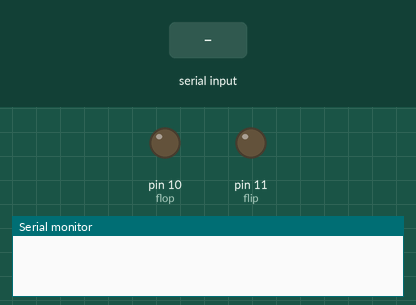
Recording of a sketch running on a simulated Arduino Uno, built with avr-gcc and run on an emulated ATmega328P. Shown: output pins drawn as LEDs (lit = HIGH), the last lines printed to the serial monitor. Dashed ring = blinking. Inputs (shaded band) come from the test bench.

Above: at 1.2 s.
1.3 s: "0" received over Serial
At 2.0 s:
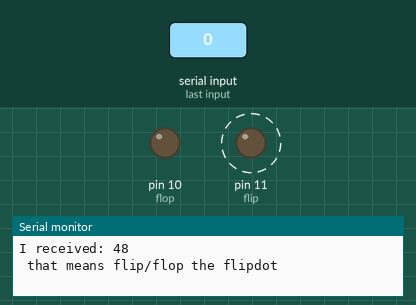
4.3 s: "1" received over Serial
At 5.4 s:
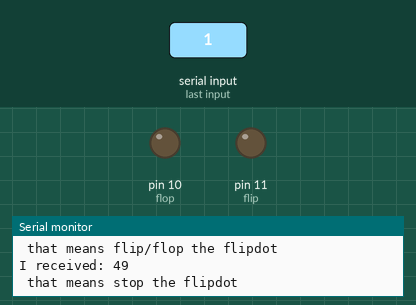
6.8 s: "5" received over Serial
At 7.4 s:
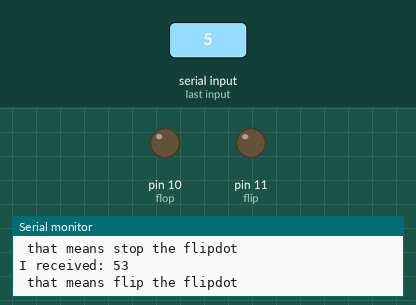
Timing chart, 0 to 9.8 s (numbered marks = the images above; inputs shaded):
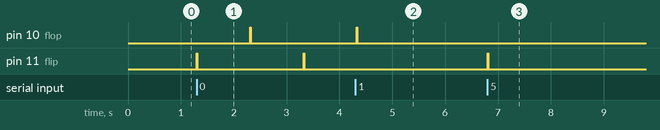

The sketch:

flipdot_by_hbridge_serial_control.ino
```cpp
/*
flip a flipdot with serial commands
 author: fabianmoronzirfas
 Based on  an example from the Fritzing Creator Kit: www.fritzing.org/creatorkit.
*/

int flip=11; // dot direction one Pin
int flop=10; // dot direction two Pin
int incomingByte = 0;   // for incoming serial data
boolean stopit = true; // run or stop the flipdot
boolean flipit = false; // flip one way
boolean flopit = false; // flop the other way
void setup(){
  Serial.begin(9600); // we need this for Serial input
  pinMode(flip,OUTPUT);        // pin A declared as OUTPUT
  pinMode(flop,OUTPUT);        // pin B declared as OUTPUT
}
void loop(){
  // send data only when you receive data:
  if (Serial.available() > 0) {
    // read the incoming byte:
    incomingByte = Serial.read();

    // say what you got:
    Serial.print("I received: ");
    Serial.println(incomingByte, DEC);
    if(incomingByte == '1'){
      Serial.println(" that means stop the flipdot");
      stopit = true;
    }
    if(incomingByte == '0'){
      Serial.println(" that means flip/flop the flipdot");
      stopit = false;
    }
    if(incomingByte == '5'){
      flipit = true;
      Serial.println(" that means flip the flipdot");
    }
    if(incomingByte == '6'){
      Serial.println(" that means flop the flipdot");
      flopit = true;
    }
  }

  // now if this is true we stop the flip flop
  if(stopit != true){
    digitalWrite(flip,HIGH);     // dot direction one pin switched to HIGH (+5V)
    digitalWrite(flop,LOW);      // dot direction two pin switched to LOW  (GND)
    delay(10);
    digitalWrite(flip,LOW);    // dot direction one pin switched to LOW (GND)
    delay(1000);


    digitalWrite(flip,LOW);     // dot direction one pin switched to HIGH (GND)
    digitalWrite(flop,HIGH);  // dot direction two pin switched to LOW  (+5V)

    delay(10);
    digitalWrite(flop,LOW);  // dot direction two pin switched to LOW  (GND)
    delay(1000);
  }


  // flip once
  if(flipit == true){
    digitalWrite(flop, LOW);
    digitalWrite(flip, HIGH);
    delay(10);
    digitalWrite(flip, LOW);
    flipit = false;
  }
  // flop once
  if(flopit == true){
    digitalWrite(flip, LOW);
    digitalWrite(flop, HIGH);
    delay(10);
    digitalWrite(flop, LOW);
    flopit = false;
  }
}
```

Measured:
- after the input at 1.3 s, pin 10 (flop): LOW → HIGH after 1.0 s, → LOW 0.01 s later; pin 11 (flip): alternates HIGH for 0.01 s and LOW for 2.0 s, starting at once
- after the input at 4.3 s, pin 10 (flop): goes on until 4.3 s, then stays LOW; pin 11 (flip): stays LOW (without the input it goes to HIGH after 1.0 s)
- after the input at 6.8 s, pin 11 (flip): LOW → HIGH at once, → LOW 0.01 s later
